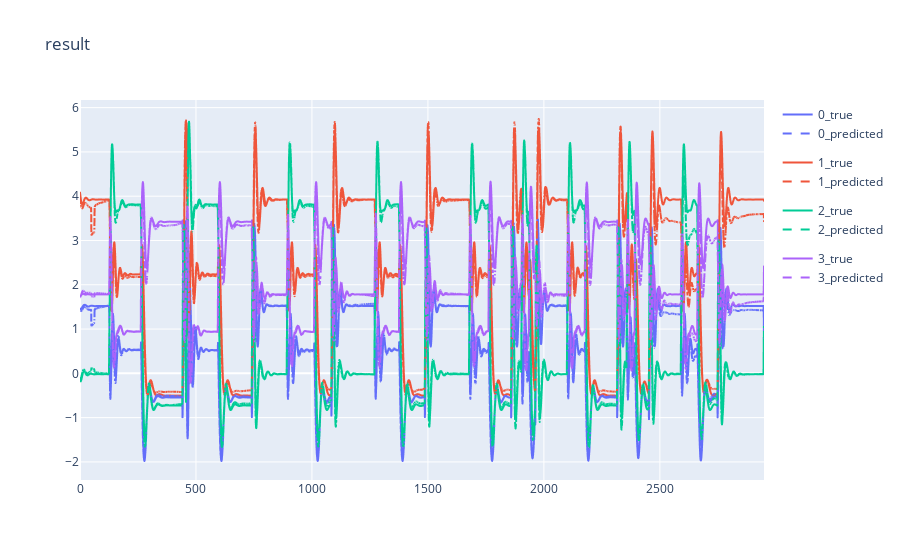

Write notebook code for a chart like this one.
### Code cell
result = model(time_series.float(), torch.arange(len(timeseries)-lookback))
util.plotting([time_series[:, -1, :],result.detach().numpy()[:, -1, :]], title='result', stack_plots=True);

### Figure 1 — Plotly figure (JSON) as saved in the notebook; plotly's stock layout.template omitted (floating-point values rounded to 4 significant figures; data arrays with more than 128 entries replaced by an {"elided": "..."} marker saying what was removed)
{"data": [{"hovertemplate": "variable=0<br>index=%{x}<br>value=%{y}<extra></extra>", "legendgroup": "0", "line": {"color": "#636efa", "dash": "solid"}, "marker": {"symbol": "circle"}, "mode": "lines", "name": "0_true", "showlegend": true, "type": "scattergl", "x": {"elided": "2950 int values"}, "xaxis": "x", "y": {"elided": "2950 float values"}, "yaxis": "y"}, {"hovertemplate": "variable=1<br>index=%{x}<br>value=%{y}<extra></extra>", "legendgroup": "1", "line": {"color": "#EF553B", "dash": "solid"}, "marker": {"symbol": "circle"}, "mode": "lines", "name": "1_true", "showlegend": true, "type": "scattergl", "x": {"elided": "2950 int values"}, "xaxis": "x", "y": {"elided": "2950 float values"}, "yaxis": "y"}, {"hovertemplate": "variable=2<br>index=%{x}<br>value=%{y}<extra></extra>", "legendgroup": "2", "line": {"color": "#00cc96", "dash": "solid"}, "marker": {"symbol": "circle"}, "mode": "lines", "name": "2_true", "showlegend": true, "type": "scattergl", "x": {"elided": "2950 int values"}, "xaxis": "x", "y": {"elided": "2950 float values"}, "yaxis": "y"}, {"hovertemplate": "variable=3<br>index=%{x}<br>value=%{y}<extra></extra>", "legendgroup": "3", "line": {"color": "#ab63fa", "dash": "solid"}, "marker": {"symbol": "circle"}, "mode": "lines", "name": "3_true", "showlegend": true, "type": "scattergl", "x": {"elided": "2950 int values"}, "xaxis": "x", "y": {"elided": "2950 float values"}, "yaxis": "y"}, {"hovertemplate": "variable=0<br>index=%{x}<br>value=%{y}<extra></extra>", "legendgroup": "0", "line": {"color": "#636efa", "dash": "dash"}, "marker": {"symbol": "circle"}, "mode": "lines", "name": "0_predicted", "showlegend": true, "type": "scattergl", "x": {"elided": "2950 int values"}, "xaxis": "x", "y": {"elided": "2950 float values"}, "yaxis": "y"}, {"hovertemplate": "variable=1<br>index=%{x}<br>value=%{y}<extra></extra>", "legendgroup": "1", "line": {"color": "#EF553B", "dash": "dash"}, "marker": {"symbol": "circle"}, "mode": "lines", "name": "1_predicted", "showlegend": true, "type": "scattergl", "x": {"elided": "2950 int values"}, "xaxis": "x", "y": {"elided": "2950 float values"}, "yaxis": "y"}, {"hovertemplate": "variable=2<br>index=%{x}<br>value=%{y}<extra></extra>", "legendgroup": "2", "line": {"color": "#00cc96", "dash": "dash"}, "marker": {"symbol": "circle"}, "mode": "lines", "name": "2_predicted", "showlegend": true, "type": "scattergl", "x": {"elided": "2950 int values"}, "xaxis": "x", "y": {"elided": "2950 float values"}, "yaxis": "y"}, {"hovertemplate": "variable=3<br>index=%{x}<br>value=%{y}<extra></extra>", "legendgroup": "3", "line": {"color": "#ab63fa", "dash": "dash"}, "marker": {"symbol": "circle"}, "mode": "lines", "name": "3_predicted", "showlegend": true, "type": "scattergl", "x": {"elided": "2950 int values"}, "xaxis": "x", "y": {"elided": "2950 float values"}, "yaxis": "y"}], "layout": {"title": {"text": "result"}}}
